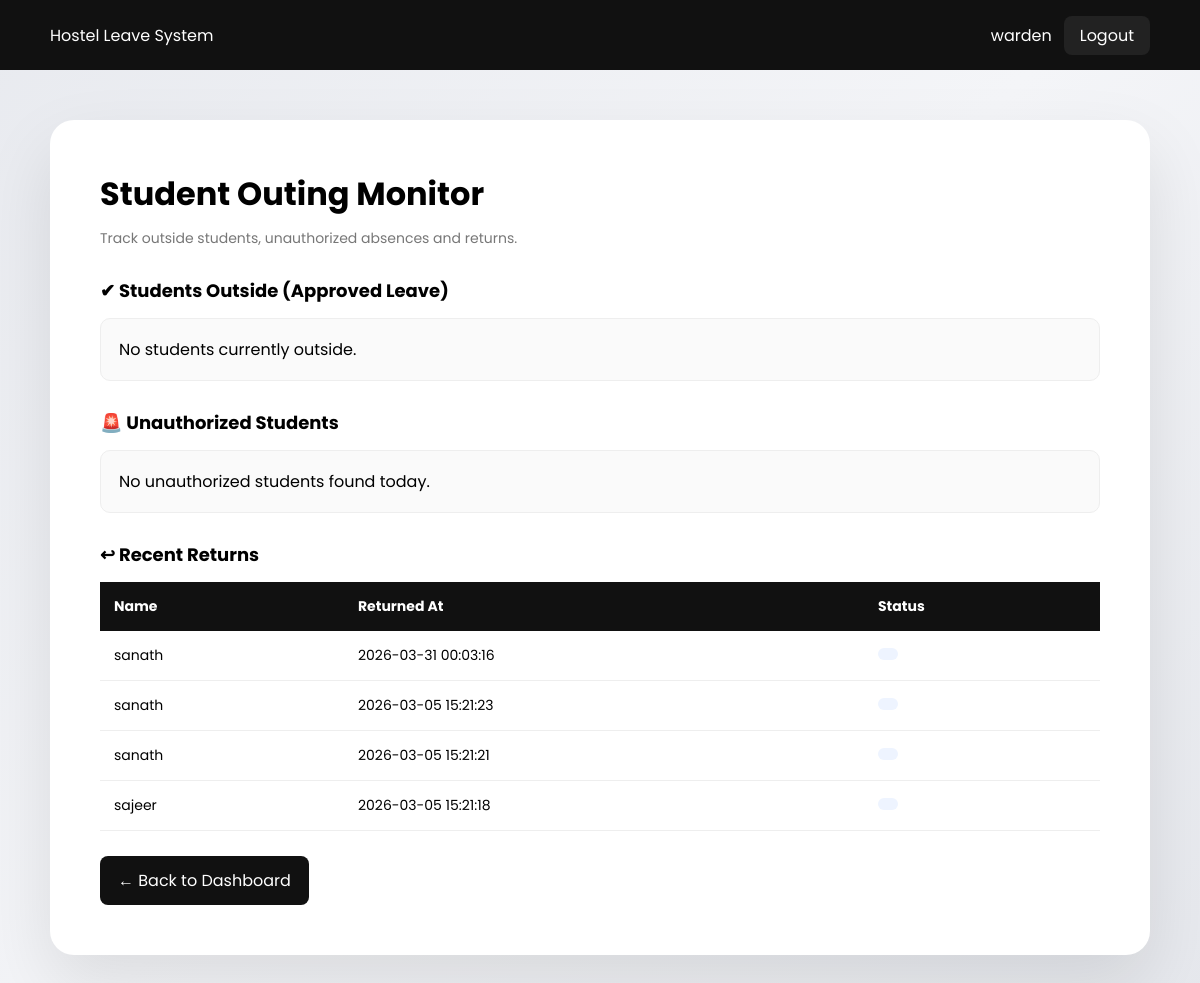
/warden/out_students.php (signed in), run on an earlier commit of the app's database.
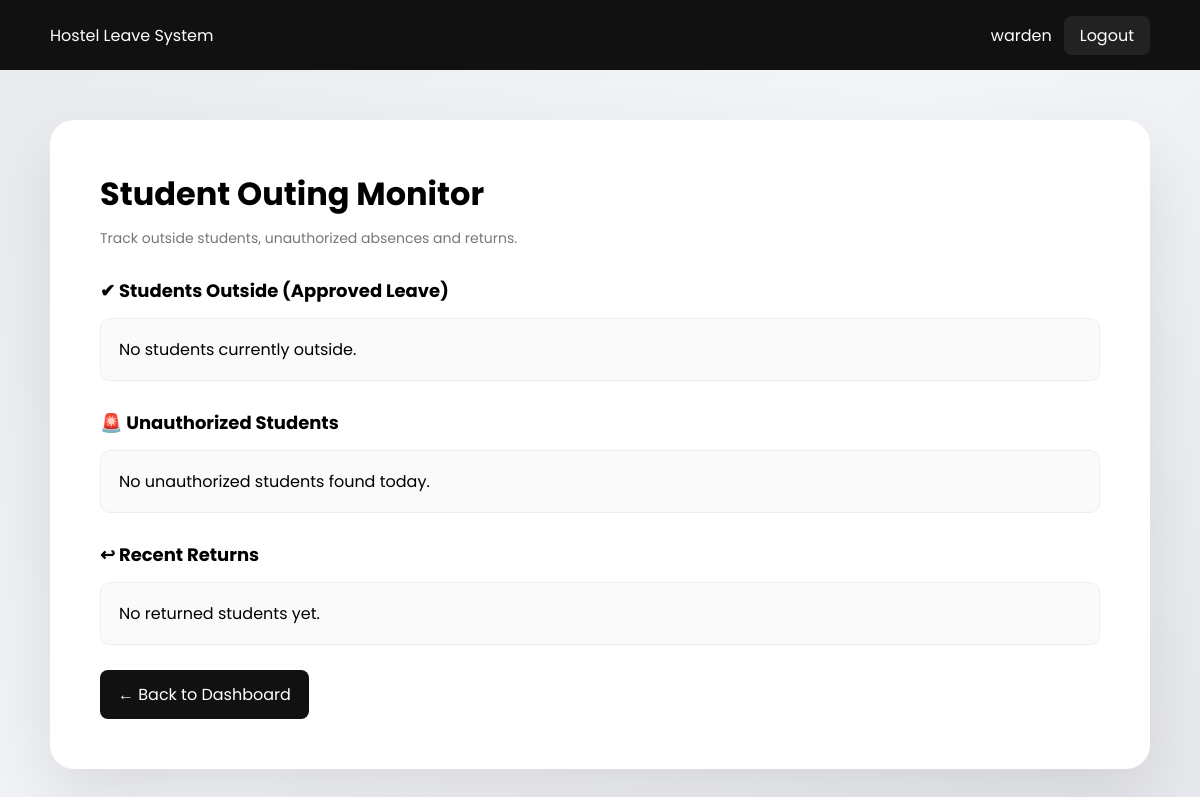
And on a later commit of the database.
### tables this page shows
CREATE TABLE `hostel_leaves` (
  `id` int(11) NOT NULL,
  `student_id` int(11) NOT NULL,
  `leave_type_id` int(11) NOT NULL,
  `from_datetime` datetime NOT NULL,
  `to_datetime` datetime NOT NULL,
  `reason` text NOT NULL,
  `status` enum('Pending','Approved','Rejected') DEFAULT 'Pending',
  `applied_at` timestamp NOT NULL DEFAULT current_timestamp(),
  `returned_at` datetime DEFAULT NULL,
  `mess_cut` tinyint(1) NOT NULL DEFAULT 0,
  `return_status` varchar(50) DEFAULT NULL
);

CREATE TABLE `users` (
  `id` int(11) NOT NULL,
  `role_id` int(11) NOT NULL,
  `name` varchar(100) NOT NULL,
  `username` varchar(50) NOT NULL,
  `password` varchar(255) NOT NULL,
  `email` varchar(100) DEFAULT NULL,
  `parent_email` varchar(100) DEFAULT NULL,
  `teacher_email` varchar(100) DEFAULT NULL,
  `created_at` timestamp NOT NULL DEFAULT current_timestamp(),
  `register_number` varchar(50) DEFAULT NULL
);

### warden/out_students.php (the view, shortened to what this page needs)
<?php
include("../config/db.php");
$leaveResult = $conn->query("
SELECT hostel_leaves.id,
       hostel_leaves.student_id,
       hostel_leaves.from_datetime,
       hostel_leaves.to_datetime,
       users.name,
       student_profiles.department,
       student_profiles.room_number
FROM hostel_leaves
JOIN users ON hostel_leaves.student_id = users.id
LEFT JOIN student_profiles ON users.id = student_profiles.user_id
WHERE hostel_leaves.status='Approved'
AND hostel_leaves.returned_at IS NULL
ORDER BY hostel_leaves.from_datetime DESC
");
$unauthResult = $conn->query("
SELECT attendance.date,
       attendance.status,
       users.name,
       student_profiles.department,
       student_profiles.room_number
FROM attendance
JOIN users ON attendance.user_id = users.id
LEFT JOIN student_profiles ON users.id = student_profiles.user_id
WHERE attendance.date = CURDATE()
AND attendance.remark = 'Unauthorized'
AND users.id NOT IN (
    SELECT student_id
    FROM hostel_leaves
    WHERE status='Approved'
    AND NOW() BETWEEN from_datetime AND to_datetime
    AND returned_at IS NULL
)
ORDER BY users.name ASC
");
$returnedResult = $conn->query("
SELECT hostel_leaves.returned_at,
       hostel_leaves.return_status,
       users.name
FROM hostel_leaves
JOIN users ON hostel_leaves.student_id = users.id
WHERE hostel_leaves.returned_at IS NOT NULL
ORDER BY hostel_leaves.returned_at DESC
LIMIT 10
");
?>
<!DOCTYPE html>
<html>
<head>
</head>
<body>
<div class="topbar">
<div>Hostel Leave System</div>
<div>
<?php echo $_SESSION["username"]; ?>
<a href="../auth/logout.php" class="logout-btn">Logout</a>
</div>
</div>
<div class="container">
<h1>Student Outing Monitor</h1>
<div class="sub">Track outside students, unauthorized absences and returns.</div>
<div class="section">
<h2>✔ Students Outside (Approved Leave)</h2>
<?php if($leaveResult->num_rows > 0){ ?>
<table>
<tr>
<th>Name</th>
<th>Department</th>
<th>Room</th>
<th>From</th>
<th>To</th>
<th>Action</th>
</tr>
<?php while($row = $leaveResult->fetch_assoc()){ ?>
<tr>
<td><?php echo $row["name"]; ?></td>
<td><?php echo $row["department"]; ?></td>
<td><?php echo $row["room_number"]; ?></td>
<td><?php echo $row["from_datetime"]; ?></td>
<td><?php echo $row["to_datetime"]; ?></td>
<td>
<a class="btn"
href="mark_returned.php?id=<?php echo $row["id"]; ?>"
onclick="return returnConfirm()">Mark Returned</a>
</td>
</tr>
<?php } ?>
</table>
<?php } else { ?>
<div class="empty">No students currently outside.</div>
<?php } ?>
</div>
<div class="section">
<h2>🚨 Unauthorized Students</h2>
<?php if($unauthResult->num_rows > 0){ ?>
<table>
<tr>
<th>Name</th>
<th>Department</th>
<th>Room</th>
<th>Date</th>
<th>Status</th>
</tr>
<?php while($row = $unauthResult->fetch_assoc()){ ?>
<tr>
<td><?php echo $row["name"]; ?></td>
<td><?php echo $row["department"]; ?></td>
<td><?php echo $row["room_number"]; ?></td>
<td><?php echo $row["date"]; ?></td>
<td><span class="badge red">Unauthorized</span></td>
</tr>
<?php } ?>
</table>
<?php } else { ?>
<div class="empty">No unauthorized students found today.</div>
<?php } ?>
</div>
<div class="section">
<h2>↩ Recent Returns</h2>
<?php if($returnedResult->num_rows > 0){ ?>
<table>
<tr>
<th>Name</th>
<th>Returned At</th>
<th>Status</th>
</tr>
<?php while($row = $returnedResult->fetch_assoc()){ ?>
<tr>
<td><?php echo $row["name"]; ?></td>
<td><?php echo $row["returned_at"]; ?></td>
<td><span class="badge blue"><?php echo $row["return_status"]; ?></span></td>
</tr>
<?php } ?>
</table>
<?php } else { ?>
<div class="empty">No returned students yet.</div>
<?php } ?>
</div>
<a href="dashboard.php" class="back-btn">← Back to Dashboard</a>
</div>
</body>
</html>

What changed in the data, as far as the page shows it:
removed hostel_leaves: student.name "sanath", returned_at "2026-03-31 00:03:16"
removed hostel_leaves: student.name "sanath", returned_at "2026-03-05 15:21:23"
removed hostel_leaves: student.name "sanath", returned_at "2026-03-05 15:21:21"
removed hostel_leaves: student.name "sajeer", returned_at "2026-03-05 15:21:18"
Also different on the page:
text no longer shown: "Name Returned At Status"
text now shown: "No returned students yet."
